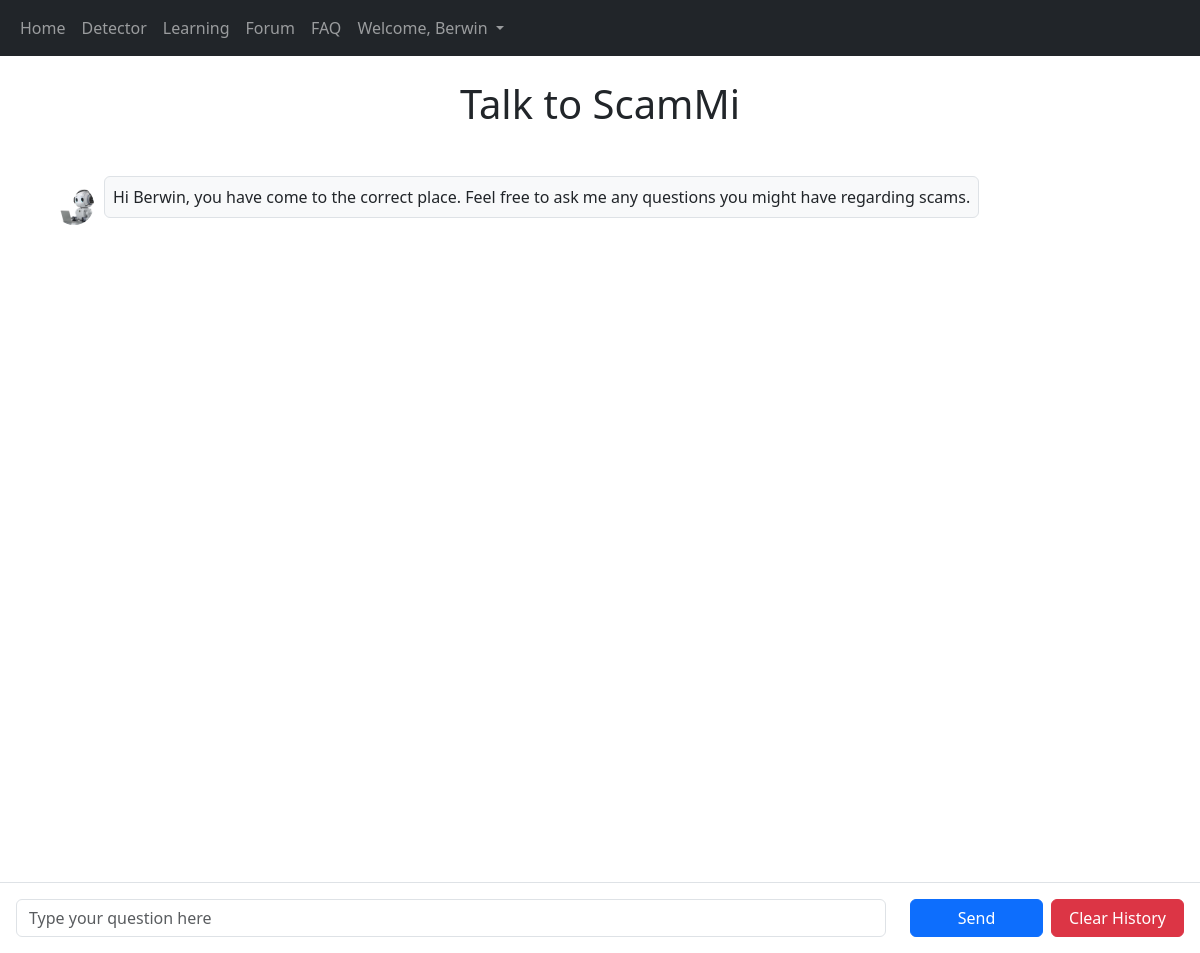
/faq (signed in), run on an earlier commit of the app's database.
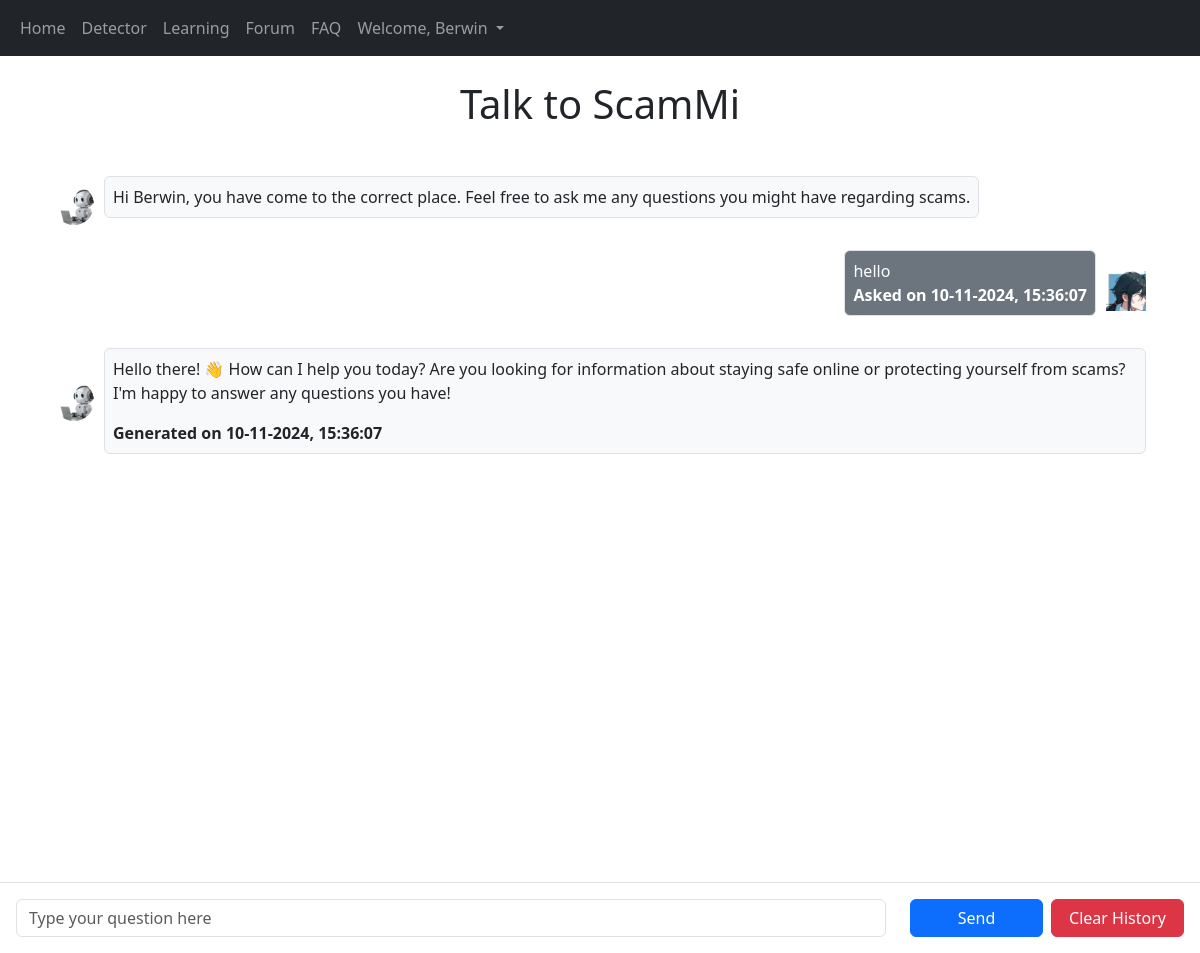
And on a later commit of the database.
### website/models.py (models this page shows)
class User(db.Model, UserMixin):
    id = db.Column(db.Integer, primary_key=True)
    email = db.Column(db.String (150), unique=True)
    password = db.Column(db.String (150))
    first_name = db.Column(db.String (150))
    scam = db.relationship('Scams')
    user = db.relationship('FAQ')
    chatbot = db.relationship('Chatbot')

class FAQ (db.Model):
    id = db.Column(db.Integer, primary_key=True)
    user_response = db.Column (db.String, nullable=False)
    date = db.Column(db.DateTime, default=datetime.now)
    user_id = db.Column(db.String, db.ForeignKey ('user.id'))

class Chatbot (db.Model):
    id = db.Column(db.Integer, primary_key=True)
    chatbot_response = db.Column (db.String, nullable=False)
    date = db.Column(db.DateTime, default=datetime.now)
    user_id = db.Column(db.String, db.ForeignKey ('user.id'))

### website/pages/faq.py (the view)
@faq_page.route ('/faq', methods = ['GET'])
@login_required
def faq ():
    user_id = current_user.id
    faq = FAQ.query.filter_by (user_id=user_id).all()
    chatbot = Chatbot.query.filter_by (user_id=user_id).all()
    md_response = []
    for item in chatbot:
        md_response.append (markdown.markdown(item.chatbot_response))
    return render_template ("faq.html", user=current_user,
                            faq=faq,
                            chatbot=chatbot,
                            md_response=md_response)

### website/templates/faq.html (shortened to what this page needs)
{% extends "base/base.html" %} {% block title %} FAQ {% endblock %} {% block
content %}
<head>
</head>
<div class="container">
  <h1 class="text-center mt-4">Talk to ScamMi</h1>
  <div class="chat-area my-5" id="chat-box">
    <div class="d-flex justify-content-start align-items-center mb-3">
      <img
        src="{{ url_for('static', filename='assets/meilleur-chatbot.jpg') }}"
        class="rounded-circle bot-avatar mr-2"
        alt="Bot Avatar"
        style="width: 40px; height: 40px; object-fit: cover; margin-right: 10px"
      />
      <div
        class="border-left pl-3 bot-message"
        style="border-color: black; border-width: 3px"
      >
        <p
          class="chat-bubble bg-light text-dark border p-2 rounded"
          style="border-color: #ddd"
        >
          Hi {{ user.first_name }}, you have come to the correct place. Feel
          free to ask me any questions you might have regarding scams.
        </p>
      </div>
    </div>
    <div id="previous-chat">
      {% for user in faq %}
      <div class="d-flex justify-content-end align-items-center mb-3">
        <div class="user-message">
          <p
            class="chat-bubble bg-secondary text-white border p-2 rounded"
            style="border-color: #ddd"
          >
            {{ user.user_response }} <br /><strong
              >Asked on {{ user.date.strftime("%d-%m-%Y, %H:%M:%S") }}
            </strong>
          </p>
        </div>
        <img
          src="{{ url_for('static', filename='/assets/output.png') }}"
          alt="Profile Image"
          style="
            width: 40px;
            height: 40px;
            object-fit: cover;
            margin-left: 10px;
          "
        />
      </div>
      {% for chat in chatbot %} {% if user.id == chat.id %}
      <div class="d-flex justify-content-start align-items-center mb-3">
        <img
          src="{{ url_for('static', filename='assets/meilleur-chatbot.jpg') }}"
          class="rounded-circle bot-avatar mr-2"
          alt="Bot Avatar"
          style="
            width: 40px;
            height: 40px;
            object-fit: cover;
            margin-right: 10px;
          "
        />
        <div
          class="border-left pl-3 bot-message"
          style="border-color: black; border-width: 3px"
        >
          <div
            class="chat-bubble bg-light text-dark border p-2 rounded"
            style="border-color: #ddd"
          >
            {{ md_response[chat.id-1] | markdown | safe }}
            <strong>
              Generated on {{ chat.date.strftime("%d-%m-%Y, %H:%M:%S") }}
            </strong>
          </div>
        </div>
      </div>
      {% endif %} {% endfor %} {% endfor %}
    </div>
  </div>
  <div class="fixed-bottom p-3 bg-white border-top">
    <div class="row">
      <div class="col-12 col-lg-9 mb-2 mb-md-0">
        <input
          type="text"
          id="user-input"
          class="form-control"
          placeholder="Type your question here"
        />
      </div>
      <div class="col-12 col-lg-3 d-flex gap-2">
        <button onclick="askQuestion()" class="btn btn-primary w-100">
          Send
        </button>
        <button
          onclick="deleteHistory({{ user.id }})"
          class="btn btn-danger w-100"
        >
          Clear History
        </button>
      </div>
    </div>
  </div>
</div>
{% endblock %}

### website/templates/base/base.html (shortened to what this page needs)
<!DOCTYPE html>
<html>
  <head>
    <link
      href="https://cdn.jsdelivr.net/npm/bootstrap@5.3.3/dist/css/bootstrap.min.css"
      rel="stylesheet"
    />
  </head>
  {% if user.is_authenticated %}
  <nav class="navbar navbar-expand-lg navbar-dark bg-dark">
    <div class="container-fluid">
      <div class="collapse navbar-collapse" id="navbarSupportedContent">
        <ul class="navbar-nav me-auto mb-2 mb-lg-0">
          <li class="nav-item">
            <a class="nav-link" id="home" aria-current="page" href="/">Home</a>
          </li>
          <li class="nav-item">
            <a class="nav-link" id="detector" href="/detector">Detector</a>
          </li>
          <li class="nav-item">
            <a class="nav-link" id="learning" href="/learning">Learning</a>
          </li>
          <li class="nav-item">
            <a class="nav-link" id="forum" href="/forum">Forum</a>
          </li>
          <li class="nav-item">
            <a class="nav-link" id="faq" href="/faq">FAQ</a>
          </li>
          <li class="nav-item dropdown">
            <a
              class="nav-link dropdown-toggle"
              href="#"
              role="button"
              data-bs-toggle="dropdown"
              aria-expanded="false"
            >
              Welcome, {{ user.first_name }}
            </a>
          </li>
        </ul>
      </div>
    </div>
  </nav>
  {% endif %}
  <body>
    <div class="container-fluid min-vh-100">
      <div class="container">{% block content %} {% endblock %}</div>
    </div>
    <div id="footer" class="mt-auto container">
      <footer
        class="d-flex flex-wrap justify-content-between align-items-center py-2 my-3 border-top"
      >
        <div class="col-md-4 d-flex align-items-center">
          <span class="mb-3 mb-md-0 text-body-secondary"
            >&copy; 2024 SpamTech, Inc</span
          >
        </div>
      </footer>
    </div>
  </body>
</html>

### website/templates/base/base.html (style rules this page uses)
body { flex-direction: column; margin: 0; }
#footer { background-color: #ffff; }

What changed in the data, as far as the page shows it:
added FAQ: user_response "hello", date "10-11-2024, 15:36:07"
added Chatbot: chatbot_response "Hello there! 👋 How can I help you today? Are you looking for information about staying safe online or protecting yourself from scams? I'm happy to answer any questions you have!", date "10-11-2024, 15:36:07"
